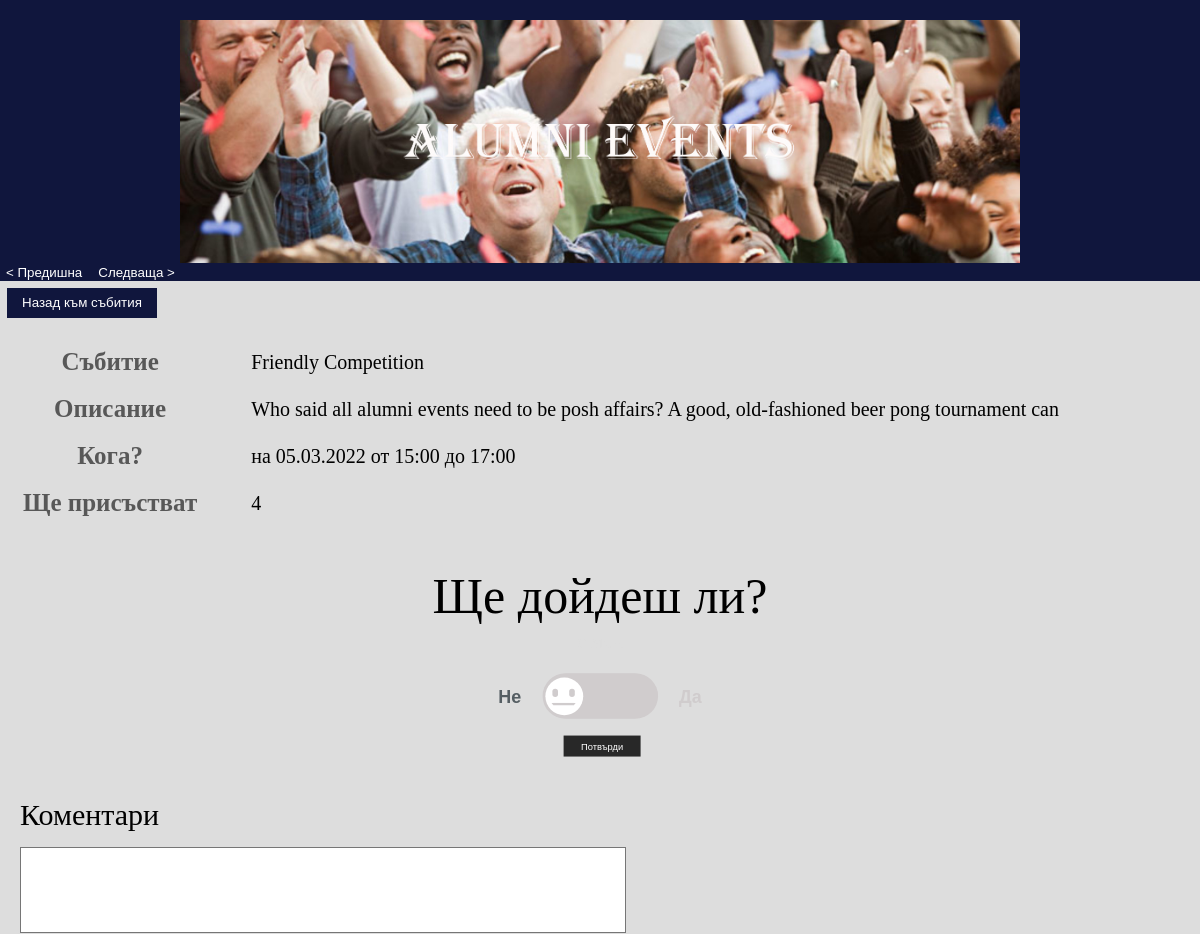
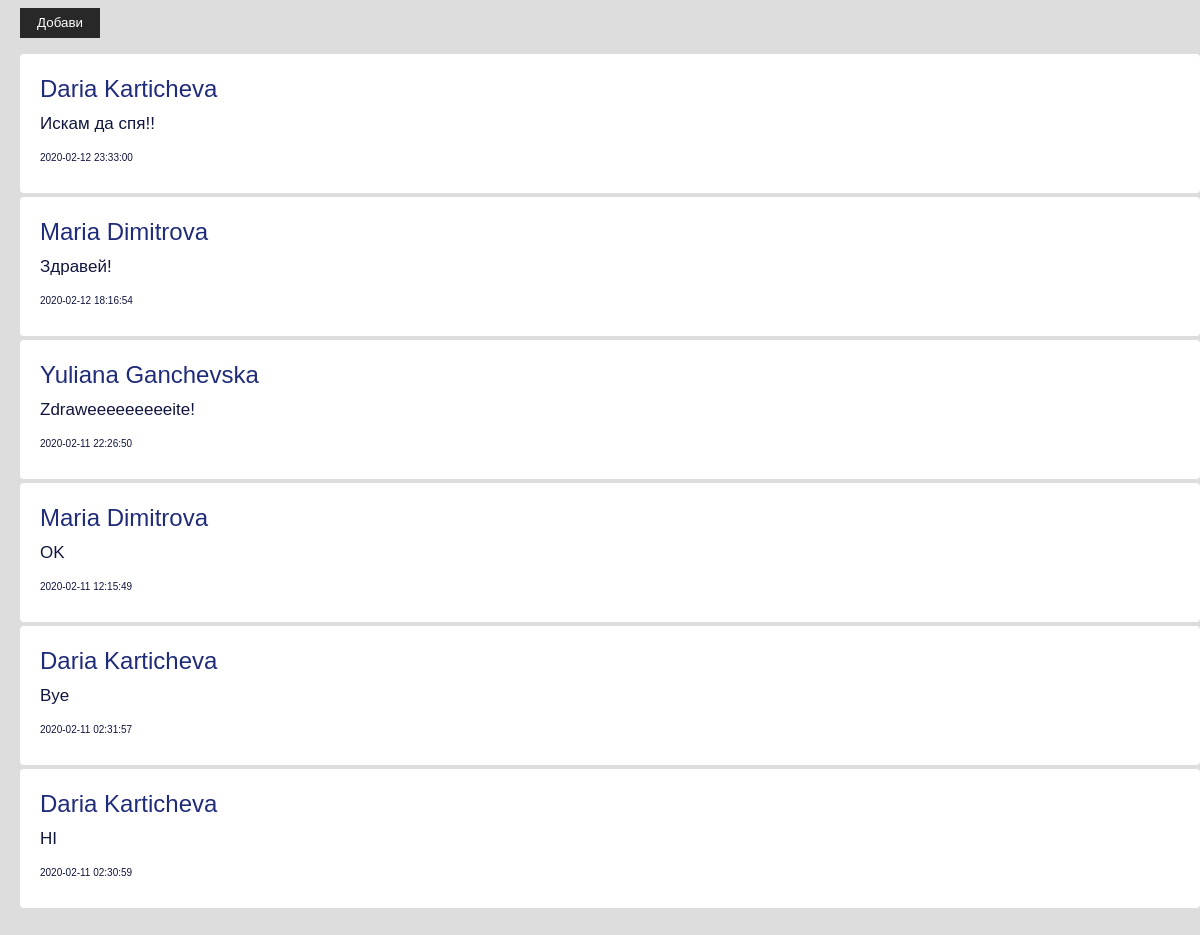
/eventPage.php?id=7&FN=81507, run on the app's committed database (2 pictures, top to bottom).
### tables this page shows
CREATE TABLE `events` (
  `id` int(11) NOT NULL,
  `date` date NOT NULL,
  `start-time` time NOT NULL,
  `end-time` time NOT NULL,
  `name` varchar(99) NOT NULL,
  `description` varchar(200) DEFAULT NULL,
  `type` varchar(99) NOT NULL,
  `status` varchar(10) NOT NULL,
  `going` int(11) NOT NULL
);

CREATE TABLE `comments` (
  `event_id` int(11) NOT NULL,
  `comment` varchar(500) NOT NULL,
  `user` varchar(20) NOT NULL,
  `FN` int(11) NOT NULL,
  `date` datetime NOT NULL
);

### comments.php (the view, shortened to what this page needs)
<?php
function getComments($conn, $event_id, $FNsession) {
	$sql = "SELECT * FROM comments WHERE `event_id` = '$event_id' ORDER BY `date` DESC";
	$result = $conn->query($sql);
	while ($row = $result->fetch(PDO::FETCH_ASSOC)) {
		echo "<div id='comment-box' class='comment-box'><p> <font color='#283593' size='5px'><a class='link' href=profile.php?FNuser={$row['FN']}&FNsession={$FNsession}>" . $row['user'] . "</a></font><br><br>";
		echo nl2br($row['comment']) . "<br><br>";
		echo "<font size='1px'>" . $row['date'] . "</font><br></p></div>";
	}
}

### eventPage.php (shortened to what this page needs)
<?php
	include 'comments.php';
	try {
		$connObj = new Connection();
		$conn = $connObj->getConnection();
	} catch (PDOException $e) {
		echo "Error: " . $e->getMessage();
	}
?>
<!DOCTYPE html>
<html>
<head>
	<link rel="stylesheet" href="css/style.css">
	<link rel="stylesheet" href="css/commentStyle.css">
	<link rel="stylesheet" href="css/goingButton.css">
</head>
<body onload="startTimer()">
	<div id="header" class="header">
		<img id="img" src="img/lights1.jpg"/>
		<button type="button" id="header-button" onclick="displayPreviousImage()">&lt; Предишнa</button>
		<button type="button" id="header-button" onclick="displayNextImage()">Следваща > </button><br>
	</div>
	<?php
	$id = $_GET['id'];
	$FN = $_GET['FN'];
	$sql = "SELECT `name` FROM `people` WHERE `FN` = '$FN'";
	$query = $conn->query($sql) or die("failed!");
	$row = $query->fetch(PDO::FETCH_ASSOC);
	$name = $row['name'];
	$sql = "SELECT * FROM `events` WHERE `id` = '$id'";
	$query = $conn->query($sql) or die("failed!");
	$row = $query->fetch(PDO::FETCH_ASSOC);
    $newDate = date("d.m.Y", strtotime($row['date']));
	$newStartTime = date("H:i", strtotime($row['start-time']));
	$newEndTime = date("H:i", strtotime($row['end-time']));
	echo "<form method='POST' action='events.php?FN=$FN'>
		<button type='submit' id='back-to-events-button'>Назад към събития</button>
	</form>";
	echo "<div class='event-table-wrap'>
			<table id='event-table' class='event-table'>
				<tr>
					<th>Събитие</th>
					<td>". $row['name'] ."</td>
				</tr>
				<tr>
					<th>Описание</th>
					<td>". $row['description'] ."</td>
				</tr>
				<tr>
					<th>Кога?</th>
					<td>на " . $newDate . " от " . $newStartTime . " до " . $newEndTime . "</td>
				</tr>
				<tr>
					<th>Ще присъстват</th>
					<td>". $row['going'] ."</td>
				</tr>
			</table>
		</div>";
	?>
	<p style="text-align: center; margin: 15px; margin-bottom: 5px; font-size: 50px;" >Ще дойдеш ли?</p><div style="text-align: center; color: #ddd; font-size: 20px;">с мен</div>
	<div class="normal-container">
	<div class="smile-rating-container">
		<div class="smile-rating-toggle-container">
			<form class="submit-rating" action="" method="post">
				<div class="radio-button">
					<label for="meh" class="rating-label rating-label-meh">Не</label>
					<div class="smile-rating-toggle"></div>
					<div class="rating-eye rating-eye-left"></div>
					<div class="rating-eye rating-eye-right"></div>
					<div class="mouth rating-eye-bad-mouth"></div>
						<div id="toggle-rating-pill" class="toggle-rating-pill"></div>
					<label for="fun" class="rating-label rating-label-fun">Да</label>
				</div><br>
				<div class="attendance-button-container">
					<button id="attendance-button" type="submit" name="attendance-button"/>Потвърди</button>
				</div>
			</form>
		</div>
	</div>
	</div>
	<div style="font-size: 30px; margin-left: 20px; margin-top: 10px;">Коментари</div>
	<?php
	echo "<form method='POST' action'". setComments($conn) ."'>
		<input type='hidden' name='event_id' value='$id'>
		<input type='hidden' name='user' value='$name'>
		<input type='hidden' name='FN' value='$FN'>
		<input type='hidden' name='date' value='".date('Y-m-d H:i:s')."'>
		<textarea name='comment'></textarea><br>
		<button type='submit' name='commentSubmit' id='submit-button'>Добави</button>
	</form>
	<script>
    if ( window.history.replaceState ) {
        window.history.replaceState( null, null, window.location.href );
    }
	</script>";
	getComments($conn, $id, $FN);
	?>
</body>
</html>

### css/style.css (style rules this page uses)
#img { width: 70%; position: relative; padding-top: 20px; display: block; margin-left: auto; margin-right: auto; -webkit-transition: background-image 0.2s ease-in-out; transition: background-image 0.2s ease-in-out; }
#header { background-color: #10163d; }
#header-button { background-color: #10163d; color: #fff; border: none; }
body { margin: 0px; padding: 0 !important; margin-bottom: 50px; }

### css/commentStyle.css (style rules this page uses)
body { background-color: #ddd; }
textarea { width: 600px; height: 80px; background-color: #fff; resize: none; margin-top: 15px; margin-left: 20px; }
.event-table { display: table; margin-left: 20px; margin-top: 20px; margin-bottom: 20px; }
.event-table th { font-family: Decorative; color: #585858; font-size: 25px; }
.event-table td { margin-left: 50px; font-family: Decorative; font-size: 20px; overflow-wrap: break-word; word-wrap: break-word; hyphens: auto; }
.event-table tr td { display: block; margin-top: 10px; margin-bottom: 10px; }
.event-table-wrap { width: 100%; display:block; overflow: auto; position:relative; display: inline-block; }
#back-to-events-button { width: 150px; height: 30px; background-color: #10163d; border: none; color: #fff; font-family: arial; font-weight: 400; cursor: pointer; margin-top: 7px; margin-left: 7px; }
#submit-button { width: 80px; height: 30px; background-color: #282828; border: none; color: #fff; font-family: arial; font-weight: 400; cursor: pointer; margin-top: 5px; margin-bottom: 16px; margin-left: 20px; }
.comment-box { width: 95%; padding: 20px; padding-top: 10px; padding-bottom: 10px; margin-left: 20px; margin-bottom: 4px; background-color: #fff; border-radius: 4px; }
.comment-box p { font-family: arial; font-size: 17px; line-height: 16px; color: #10163d; overflow-wrap: break-word; word-wrap: break-word; hyphens: auto; }
.link { color: #202c79; text-decoration: none; }

### css/goingButton.css (style rules this page uses)
.normal-container { position: relative; height: 100%; width: 100%; -webkit-transform: scale(0.7); }
.radio-button { display: flex; align-items: center; justify-content: center; }
#attendance-button { margin: 0 auto; width: 110px; height: 30px; background-color: #282828; border: none; color: #fff; font-family: arial; font-weight: 400; cursor: pointer; margin-top: 5px; margin-bottom: 16px; margin-left: 20px; }
.attendance-button-container { margin: 0 auto; width: 144px; }
.smile-rating-container { position: relative; height: 10%; min-width: 220px; max-width: 520px; margin: auto; font-family: 'Roboto', sans-serif; top: 20%; }
.submit-rating { align-items: center; justify-content: center; }
.rating-label { position: relative; font-size: 1.6em; text-align: center; flex: 0.34; z-index: 3; font-weight: bold; cursor: pointer; color: #d0cccd; transition: 500ms; }
.rating-label-fun { left: -58px; text-align: right; }
.rating-label-meh { left: 58px; text-align: left; color: #222; }
.toggle-rating-pill { position: relative; height: 65px; width: 165px; background: #d0cccd; border-radius: 500px; transition: all 500ms; }
.smile-rating-toggle { position: absolute; width: 54px; height: 54px; background-color: white; left: 182px; border-radius: 500px; transition: all 500ms; z-index: 4; }
.rating-eye { position: absolute; height: 12px; width: 8px; top: 22px; background: #d0cccd; border-radius: 500px; z-index: 5; transition: all 440ms; animation: blink-eye 3s infinite; }
.rating-eye-left { left: 192px; }
.rating-eye-right { left: 216px; }
.mouth { position: absolute; width: 28px; height: 20px; z-index: 6; border: 4px solid #d0cccd; border-radius: 10%; border-bottom-color: rgba(1, 1, 1, 0); border-right-color: rgba(1, 1, 1, 0); border-left-color: rgba(1, 1, 1, 0); top: 42px; left: 190px; transition: all 500ms; }
#meh:checked ~ .rating-label-meh { color: #555e63; }

### data on the page
events: name "Friendly Competition", description "Who said all alumni events need to be posh affairs? A good, old-fashioned beer pong tournament can", date "05.03.2022", value "15:00", value "17:00", going "4"
comments: user "Daria Karticheva", comment "Искам да спя!!", date "2020-02-12 23:33:00"
comments: user "Maria Dimitrova", comment "Здравей!", date "2020-02-12 18:16:54"
comments: user "Yuliana Ganchevska", comment "Zdraweeeeeeeeeite!", date "2020-02-11 22:26:50"
comments: user "Maria Dimitrova", comment "OK", date "2020-02-11 12:15:49"
comments: user "Daria Karticheva", comment "Bye", date "2020-02-11 02:31:57"
comments: user "Daria Karticheva", comment "HI", date "2020-02-11 02:30:59"
